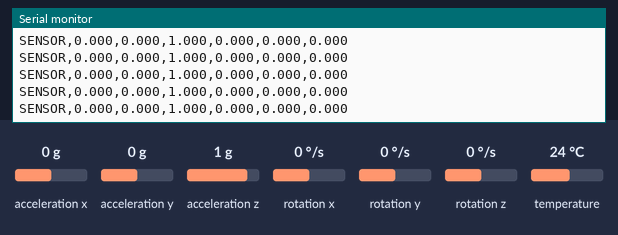
The program below on a simulated ESP32. Parts: the last lines printed to the serial monitor. The inputs (shaded band) are chosen by the test bench; at power-on: acceleration x 0 g, acceleration y 0 g, acceleration z 1 g, rotation x 0 °/s, rotation y 0 °/s, rotation z 0 °/s, temperature 24 °C.

Above: at 1.2 s.
1.3 s: acceleration x set to -1.4 g
At 2.1 s:
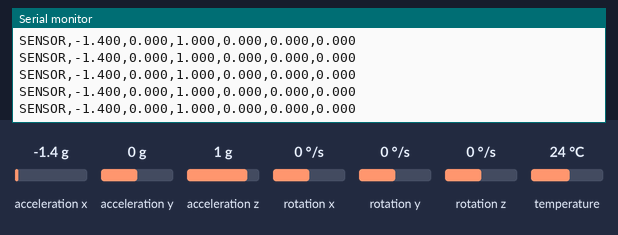
2.8 s: acceleration y set to -1.4 g
At 3.3 s:
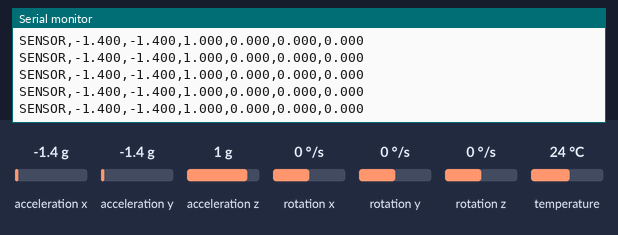
4.3 s: acceleration z set to -1.4 g
At 4.9 s:
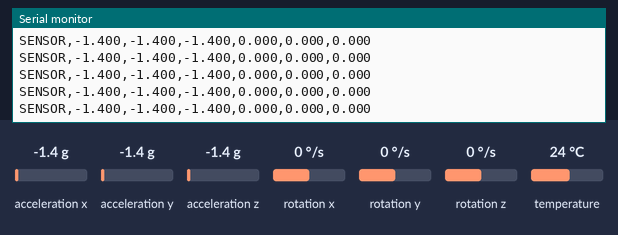
5.8 s: rotation x set to -192 °/s
At 6.8 s:
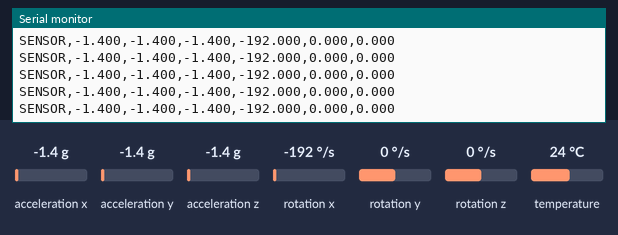
7.3 s: rotation y set to -192 °/s
At 7.8 s:
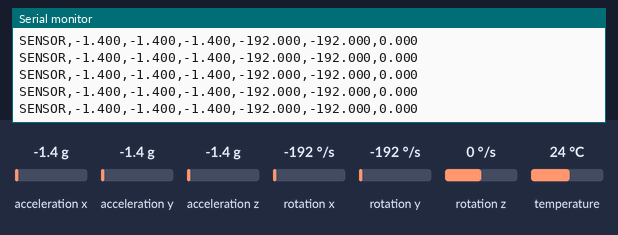

Measured:
- after the input at 1.3 s, the serial monitor: prints a new line at once (image 1)
- after the input at 2.8 s, the serial monitor: prints a new line at once (image 2)
- after the input at 4.3 s, the serial monitor: prints a new line at once (image 3)
- after the input at 5.8 s, the serial monitor: prints a new line at once (image 4)
- after the input at 7.3 s, the serial monitor: prints a new line at once (image 5)

The program:

main.cpp
```cpp
#include <Arduino.h>
#include <Wire.h>
#include <Adafruit_MPU6050.h>
#include <Adafruit_Sensor.h>

Adafruit_MPU6050 mpu;

void setup() {
  Serial.begin(115200);

  // ESP32:
  // SDA = GPIO 21
  // SCL = GPIO 22
  Wire.begin(21, 22);

  Serial.println("Dang khoi dong MPU6050...");

  if (!mpu.begin()) {
    Serial.println("Khong tim thay MPU6050!");
    while (1) {
      delay(1000);
    }
  }

  // The impact threshold is >2 g; the library's default +/-2 g range
  // clips a single-axis impact before Python can recognize it.
  mpu.setAccelerometerRange(MPU6050_RANGE_8_G);

  Serial.println("MPU6050 da san sang!");
}

void loop() {
  sensors_event_t accel;
  sensors_event_t gyro;
  sensors_event_t temp;

  mpu.getEvent(&accel, &gyro, &temp);

  // Chuyển acceleration từ m/s² sang g
  float ax = accel.acceleration.x / 9.80665;
  float ay = accel.acceleration.y / 9.80665;
  float az = accel.acceleration.z / 9.80665;

  // Chuyển gyro từ rad/s sang độ/s
  float gx = gyro.gyro.x * 180.0 / PI;
  float gy = gyro.gyro.y * 180.0 / PI;
  float gz = gyro.gyro.z * 180.0 / PI;

  // Chỉ in một dòng để Python dễ đọc
  Serial.print("SENSOR,");
  Serial.print(ax, 3);
  Serial.print(",");
  Serial.print(ay, 3);
  Serial.print(",");
  Serial.print(az, 3);
  Serial.print(",");
  Serial.print(gx, 3);
  Serial.print(",");
  Serial.print(gy, 3);
  Serial.print(",");
  Serial.println(gz, 3);

  delay(20);  // ~50 Hz: capture brief motion before the slower vision loop.
}
```
